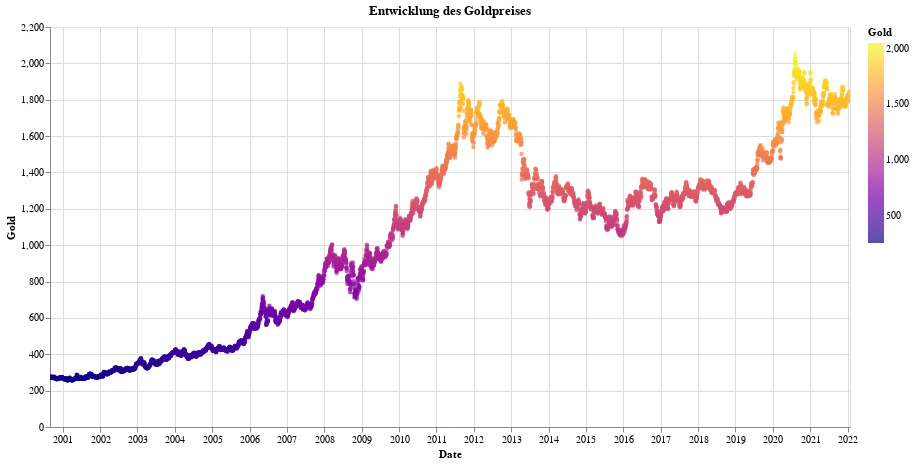

The notebook cell saved with this chart:
### Markdown cell above
#### Auffälligkeiten:
+ Deutliche Steigerung des Preises seit 2000.
+ Steigende Preise in Krisenzeiten, sinkende / stagnierende Preise in Hochkonjunktur / Niedrigzinsphase.

##### Krisenresistenz:
+ Stabile bis steigende Preise während und in Folge der Weltwirtschaftskrise 2008 und der Eurokrise 2010.
+ Seit Ausbruch der Covid Pandemie (12/2019) deutlicher Preisanstieg.
+ Zwischen 2013 und 2019 stagnierende bis sinkende Preise in Folge der Niedrigzinspolitik seit 2013.

### Code cell
alt.data_transformers.disable_max_rows()
alt.Chart(df_gold, title="Entwicklung des Goldpreises").mark_circle(size=20).encode(
    x=alt.X("Date:T", axis=alt.Axis(grid=True)),
    y=alt.Y("Gold", axis=alt.Axis(grid=True),scale=alt.Scale(zero=True)),
    color=alt.Color("Gold", scale=alt.Scale(scheme="plasma")),
    tooltip=["Date", "Gold"]).interactive().properties(width=800,height=400)

### Figure 1 — Vega-Lite specification as saved in the notebook (floating-point values rounded to 4 significant figures; data arrays with more than 128 entries replaced by an {"elided": "..."} marker saying what was removed)
{"config": {"view": {"continuousWidth": 400, "continuousHeight": 300}}, "data": {"name": "data-4020d728312af18bfa7f8f67fdbb0692"}, "mark": {"type": "circle", "size": 20}, "encoding": {"color": {"type": "quantitative", "field": "Gold", "scale": {"scheme": "plasma"}}, "tooltip": [{"type": "temporal", "field": "Date"}, {"type": "quantitative", "field": "Gold"}], "x": {"type": "temporal", "axis": {"grid": true}, "field": "Date"}, "y": {"type": "quantitative", "axis": {"grid": true}, "field": "Gold", "scale": {"zero": true}}}, "height": 400, "selection": {"selector001": {"type": "interval", "bind": "scales", "encodings": ["x", "y"]}}, "title": "Entwicklung des Goldpreises", "width": 800, "$schema": "https://vega.github.io/schema/vega-lite/v4.8.1.json", "datasets": {"data-4020d728312af18bfa7f8f67fdbb0692": {"elided": "5370 records"}}}
